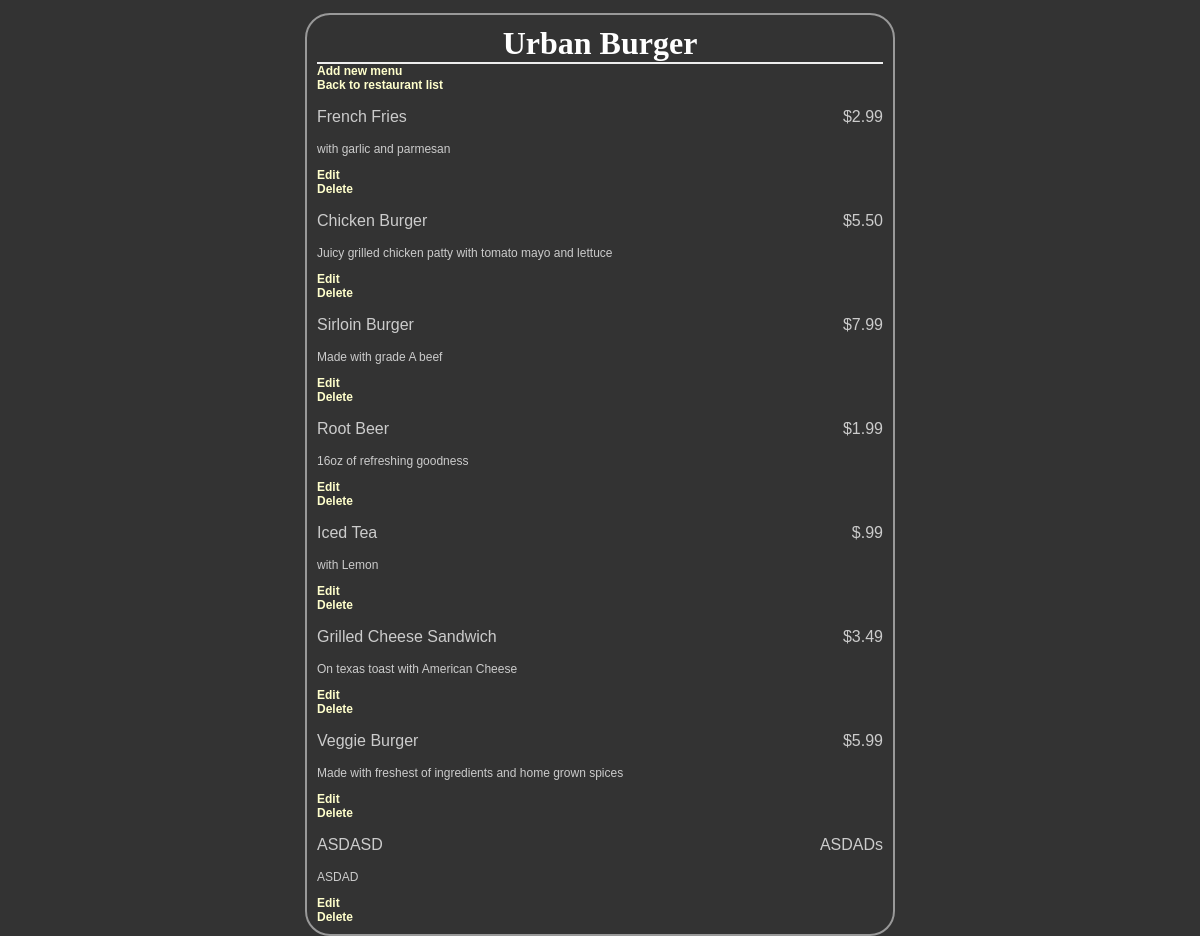
The app's page /restaurant/12/menu with its own data.
### database_setup.py (models this page shows, shortened)
class Restaurant(Base):
    __tablename__ = 'restaurant'
    name = Column(String(80), nullable = False)
    id = Column(Integer, primary_key = True)

class MenuItem(Base):
    __tablename__ = 'menu_item'
    name = Column(String(80),nullable = False)
    id = Column(Integer, primary_key = True)
    course = Column(String(80))
    description = Column(String(250))
    price = Column(String(8))
    restaurant_id = Column(Integer, ForeignKey('restaurant.id'))
    restaurant = relationship(Restaurant)

### finalproject.py (the view)
@app.route('/restaurant/<int:restaurant_id>/menu')
def restaurantMenu(restaurant_id):
    restaurant = session.query(Restaurant).filter_by(id = restaurant_id).one()
    items = session.query(MenuItem).filter_by(restaurant_id = restaurant.id)
    return render_template('menu.html',restaurant = restaurant, items = items)

### templates/menu.html (shortened to what this page needs)
<html>
  <head>
    <link rel=stylesheet type=text/css href ="{{url_for('static',filename='styles.css')}}" />
  </head>
  <body>
    <div class='pane'>
      <div class='header'>
        <h1 >{{restaurant.name}}</h1>
      </div>
  <a href="{{url_for('newMenuItem',restaurant_id = restaurant.id) }}" >Add new menu</a><br />
  <a href ="{{url_for('restaurantList')}}" >Back to restaurant list</a>
  {% for item in items %}
  <div class='nameAndPrice'>
    <span class='name'><p >{{item.name}}</p></span>
    <span class='price'><p > {{item.price}} </p></span>
  </div>
  <div class='description'>
    <p >{{item.description}}</p>
  </div>
  <div class='editdeletepane'>
    <a href='{{url_for('editMenuItem',restaurant_id = restaurant.id, menu_id = item.id)}}'> Edit </a>
    <a href='{{url_for('deleteMenuItem',restaurant_id = restaurant.id, menu_id = item.id)}}'> Delete </a>
  </div>
  {% endfor %}
  </div>
  </body>
</html>

### static/styles.css (style rules this page uses)
body { font-family: sans-serif; background-color: #333333 }
h1, h2, h3, h4 { color: #ffffff; }
h1, h2 { font-family: 'georgia', serif; margin: 0; }
h1 { border-bottom: 2px solid #eee; }
p, dd, dt { color: #cccccc; }
a { font-weight: bold; text-decoration: none; color: #ffffcc; font-size: .75em; }
.pane { position: absolute; left: 25%; right: 25%; border: 2px solid; border-radius: 25px; padding: 10px; margin: 5px; border-color: #999999; background-color: #333333 }
.header { left: 50%; text-align: center; }
.name { width: 50%; display: inline-block; float: left; }
.description { font-size: .75em; }
.nameAndPrice { color: inherit; }
.price { text-align: right; width: 50%; float: right; }

### records on screen
Restaurant: name "Urban Burger"
MenuItem: name "French Fries", price "$2.99", description "with garlic and parmesan"
MenuItem: name "Chicken Burger", price "$5.50", description "Juicy grilled chicken patty with tomato mayo and lettuce"
MenuItem: name "Sirloin Burger", price "$7.99", description "Made with grade A beef"
MenuItem: name "Root Beer", price "$1.99", description "16oz of refreshing goodness"
MenuItem: name "Iced Tea", price "$.99", description "with Lemon"
MenuItem: name "Grilled Cheese Sandwich", price "$3.49", description "On texas toast with American Cheese"
MenuItem: name "Veggie Burger", price "$5.99", description "Made with freshest of ingredients and home grown spices"
MenuItem: name "ASDASD", price "ASDADs", description "ASDAD"
